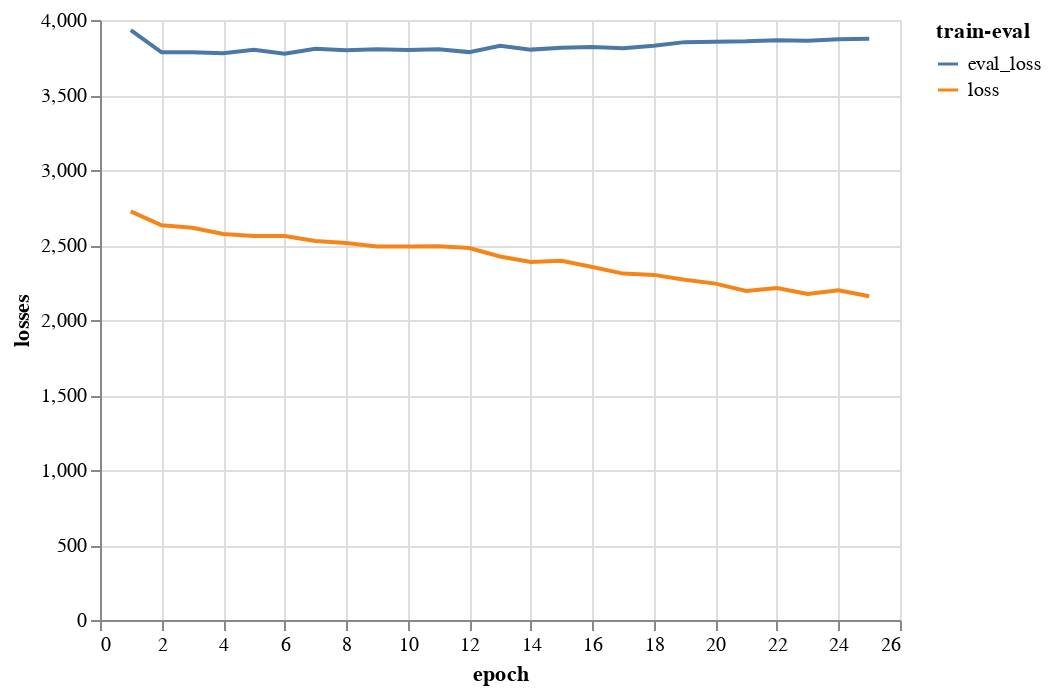

Here is the notebook cell this chart was saved with:
### Code cell
# alt.Chart(df.reset_index(names = ['epoch']).melt(id_vars = ['epoch'], value_vars = ['loss', 'eval_loss'], var_name='train-eval', value_name='losses')).mark_line().encode(x = 'epoch', y = 'losses', color = 'train-eval')

### Figure 1 — Vega-Lite specification as saved in the notebook (floating-point values rounded to 4 significant figures)
{"config": {"view": {"continuousWidth": 400, "continuousHeight": 300}}, "data": {"name": "data-8eca96010d64fbb1c3659d238c9898a9"}, "mark": "line", "encoding": {"color": {"type": "nominal", "field": "train-eval"}, "x": {"type": "quantitative", "field": "epoch"}, "y": {"type": "quantitative", "field": "losses"}}, "$schema": "https://vega.github.io/schema/vega-lite/v4.8.1.json", "datasets": {"data-8eca96010d64fbb1c3659d238c9898a9": [{"epoch": 1.0, "train-eval": "loss", "losses": 2724.0}, {"epoch": 2.0, "train-eval": "loss", "losses": 2632.0}, {"epoch": 3.0, "train-eval": "loss", "losses": 2615.0}, {"epoch": 4.0, "train-eval": "loss", "losses": 2573.0}, {"epoch": 5.0, "train-eval": "loss", "losses": 2559.0}, {"epoch": 6.0, "train-eval": "loss", "losses": 2560.0}, {"epoch": 7.0, "train-eval": "loss", "losses": 2527.0}, {"epoch": 8.0, "train-eval": "loss", "losses": 2513.0}, {"epoch": 9.0, "train-eval": "loss", "losses": 2490.0}, {"epoch": 10.0, "train-eval": "loss", "losses": 2490.0}, {"epoch": 11.0, "train-eval": "loss", "losses": 2492.0}, {"epoch": 12.0, "train-eval": "loss", "losses": 2479.0}, {"epoch": 13.0, "train-eval": "loss", "losses": 2424.0}, {"epoch": 14.0, "train-eval": "loss", "losses": 2387.0}, {"epoch": 15.0, "train-eval": "loss", "losses": 2395.0}, {"epoch": 16.0, "train-eval": "loss", "losses": 2354.0}, {"epoch": 17.0, "train-eval": "loss", "losses": 2309.0}, {"epoch": 18.0, "train-eval": "loss", "losses": 2301.0}, {"epoch": 19.0, "train-eval": "loss", "losses": 2269.0}, {"epoch": 20.0, "train-eval": "loss", "losses": 2243.0}, {"epoch": 21.0, "train-eval": "loss", "losses": 2193.0}, {"epoch": 22.0, "train-eval": "loss", "losses": 2213.0}, {"epoch": 23.0, "train-eval": "loss", "losses": 2174.0}, {"epoch": 24.0, "train-eval": "loss", "losses": 2198.0}, {"epoch": 25.0, "train-eval": "loss", "losses": 2158.0}, {"epoch": 1.0, "train-eval": "eval_loss", "losses": 3933.0}, {"epoch": 2.0, "train-eval": "eval_loss", "losses": 3785.0}, {"epoch": 3.0, "train-eval": "eval_loss", "losses": 3785.0}, {"epoch": 4.0, "train-eval": "eval_loss", "losses": 3779.0}, {"epoch": 5.0, "train-eval": "eval_loss", "losses": 3801.0}, {"epoch": 6.0, "train-eval": "eval_loss", "losses": 3775.0}, {"epoch": 7.0, "train-eval": "eval_loss", "losses": 3809.0}, {"epoch": 8.0, "train-eval": "eval_loss", "losses": 3799.0}, {"epoch": 9.0, "train-eval": "eval_loss", "losses": 3805.0}, {"epoch": 10.0, "train-eval": "eval_loss", "losses": 3800.0}, {"epoch": 11.0, "train-eval": "eval_loss", "losses": 3805.0}, {"epoch": 12.0, "train-eval": "eval_loss", "losses": 3786.0}, {"epoch": 13.0, "train-eval": "eval_loss", "losses": 3828.0}, {"epoch": 14.0, "train-eval": "eval_loss", "losses": 3803.0}, {"epoch": 15.0, "train-eval": "eval_loss", "losses": 3815.0}, {"epoch": 16.0, "train-eval": "eval_loss", "losses": 3821.0}, {"epoch": 17.0, "train-eval": "eval_loss", "losses": 3812.0}, {"epoch": 18.0, "train-eval": "eval_loss", "losses": 3828.0}, {"epoch": 19.0, "train-eval": "eval_loss", "losses": 3852.0}, {"epoch": 20.0, "train-eval": "eval_loss", "losses": 3855.0}, {"epoch": 21.0, "train-eval": "eval_loss", "losses": 3858.0}, {"epoch": 22.0, "train-eval": "eval_loss", "losses": 3865.0}, {"epoch": 23.0, "train-eval": "eval_loss", "losses": 3862.0}, {"epoch": 24.0, "train-eval": "eval_loss", "losses": 3872.0}, {"epoch": 25.0, "train-eval": "eval_loss", "losses": 3875.0}]}}
